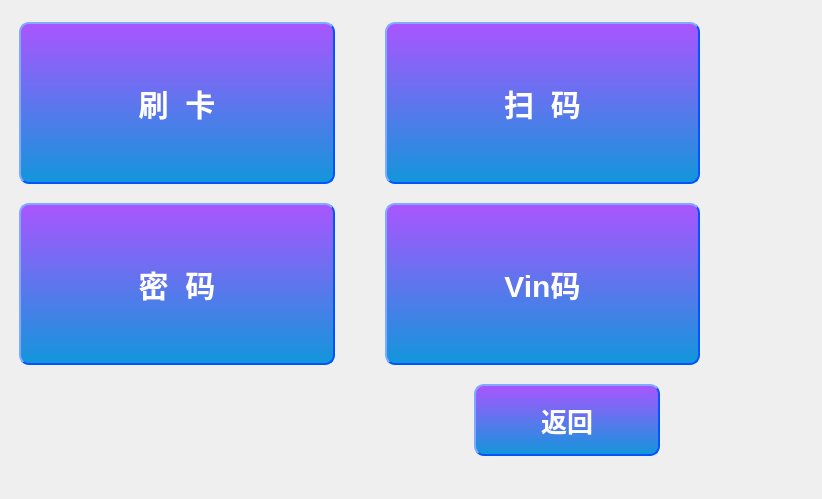
<?xml version="1.0" encoding="UTF-8"?>
<ui version="4.0">
 <class>App_CgMode</class>
 <widget class="QWidget" name="App_CgMode">
  <property name="geometry">
   <rect>
    <x>0</x>
    <y>0</y>
    <width>822</width>
    <height>499</height>
   </rect>
  </property>
  <property name="windowTitle">
   <string>Form</string>
  </property>
  <widget class="QWidget" name="">
   <property name="geometry">
    <rect>
     <x>9</x>
     <y>9</y>
     <width>701</width>
     <height>461</height>
    </rect>
   </property>
   <layout class="QVBoxLayout" name="verticalLayout_2">
    <item>
     <layout class="QHBoxLayout" name="horizontalLayout_3">
      <property name="spacing">
       <number>50</number>
      </property>
      <property name="leftMargin">
       <number>10</number>
      </property>
      <property name="rightMargin">
       <number>10</number>
      </property>
      <item>
       <widget class="QPushButton" name="btn_cg_mode_ic">
        <property name="minimumSize">
         <size>
          <width>112</width>
          <height>162</height>
         </size>
        </property>
        <property name="styleSheet">
         <string notr="true">QPushButton
{
    color:#ffffff; /*文字颜色*/
    background-color:qlineargradient(x1: 0, y1: 0, x2: 0, y2: 1, stop:0 #aa55ff, stop: 1 #1296db);/*背景色*/
    border-style:outset; /*边框风格*/
    border-width:2px;/*边框宽度*/
    border-color:#0055ff; /*边框颜色*/
    border-radius:10px; /*边框倒角*/
    font:bold 30px; /*字体*/
    font-family: Segoe UI;
    min-width:100px; 
    min-height:150px;
    padding:4px;/*内边距*/
}
</string>
        </property>
        <property name="text">
         <string>刷  卡</string>
        </property>
       </widget>
      </item>
      <item>
       <widget class="QPushButton" name="btn_cg_mode_qrcode">
        <property name="minimumSize">
         <size>
          <width>112</width>
          <height>162</height>
         </size>
        </property>
        <property name="styleSheet">
         <string notr="true">QPushButton
{
    color:#ffffff; /*文字颜色*/
    background-color:qlineargradient(x1: 0, y1: 0, x2: 0, y2: 1, stop:0 #aa55ff, stop: 1 #1296db);/*背景色*/
    border-style:outset; /*边框风格*/
    border-width:2px;/*边框宽度*/
    border-color:#0055ff; /*边框颜色*/
    border-radius:10px; /*边框倒角*/
    font:bold 30px; /*字体*/
    font-family: Segoe UI;
    min-width:100px; 
    min-height:150px;
    padding:4px;/*内边距*/
}
</string>
        </property>
        <property name="text">
         <string>扫  码</string>
        </property>
       </widget>
      </item>
     </layout>
    </item>
    <item>
     <layout class="QHBoxLayout" name="horizontalLayout_4">
      <property name="spacing">
       <number>50</number>
      </property>
      <property name="leftMargin">
       <number>10</number>
      </property>
      <property name="rightMargin">
       <number>10</number>
      </property>
      <item>
       <widget class="QPushButton" name="btn_cg_mode_pw">
        <property name="minimumSize">
         <size>
          <width>112</width>
          <height>162</height>
         </size>
        </property>
        <property name="styleSheet">
         <string notr="true">QPushButton
{
    color:#ffffff; /*文字颜色*/
    background-color:qlineargradient(x1: 0, y1: 0, x2: 0, y2: 1, stop:0 #aa55ff, stop: 1 #1296db);/*背景色*/
    border-style:outset; /*边框风格*/
    border-width:2px;/*边框宽度*/
    border-color:#0055ff; /*边框颜色*/
    border-radius:10px; /*边框倒角*/
    font:bold 30px; /*字体*/
    font-family: Segoe UI;
    min-width:100px; 
    min-height:150px;
    padding:4px;/*内边距*/
}
</string>
        </property>
        <property name="text">
         <string>密  码</string>
        </property>
       </widget>
      </item>
      <item>
       <widget class="QPushButton" name="btn_cg_mode_vin">
        <property name="minimumSize">
         <size>
          <width>112</width>
          <height>162</height>
         </size>
        </property>
        <property name="styleSheet">
         <string notr="true">QPushButton
{
    color:#ffffff; /*文字颜色*/
    background-color:qlineargradient(x1: 0, y1: 0, x2: 0, y2: 1, stop:0 #aa55ff, stop: 1 #1296db);/*背景色*/
    border-style:outset; /*边框风格*/
    border-width:2px;/*边框宽度*/
    border-color:#0055ff; /*边框颜色*/
    border-radius:10px; /*边框倒角*/
    font:bold 30px; /*字体*/
    font-family: Segoe UI;
    min-width:100px; 
    min-height:150px;
    padding:4px;/*内边距*/
}
</string>
        </property>
        <property name="text">
         <string>Vin码</string>
        </property>
       </widget>
      </item>
     </layout>
    </item>
    <item>
     <layout class="QHBoxLayout" name="horizontalLayout_5" stretch="5,2">
      <property name="rightMargin">
       <number>50</number>
      </property>
      <item>
       <spacer name="horizontalSpacer">
        <property name="orientation">
         <enum>Qt::Horizontal</enum>
        </property>
        <property name="sizeHint" stdset="0">
         <size>
          <width>40</width>
          <height>20</height>
         </size>
        </property>
       </spacer>
      </item>
      <item>
       <widget class="QPushButton" name="btn_cg_mode_back">
        <property name="minimumSize">
         <size>
          <width>112</width>
          <height>72</height>
         </size>
        </property>
        <property name="styleSheet">
         <string notr="true">QPushButton
{
    color:#ffffff; /*文字颜色*/
    background-color:qlineargradient(x1: 0, y1: 0, x2: 0, y2: 1, stop:0 #aa55ff, stop: 1 #1296db);/*背景色*/
    border-style:outset; /*边框风格*/
    border-width:2px;/*边框宽度*/
    border-color:#0055ff; /*边框颜色*/
    border-radius:10px; /*边框倒角*/
    font:bold 26px; /*字体*/
    font-family: Segoe UI;
    min-width:100px; 
    min-height:60px;
    padding:4px;/*内边距*/
}
</string>
        </property>
        <property name="text">
         <string>返回</string>
        </property>
       </widget>
      </item>
     </layout>
    </item>
   </layout>
  </widget>
 </widget>
 <resources/>
 <connections/>
</ui>
